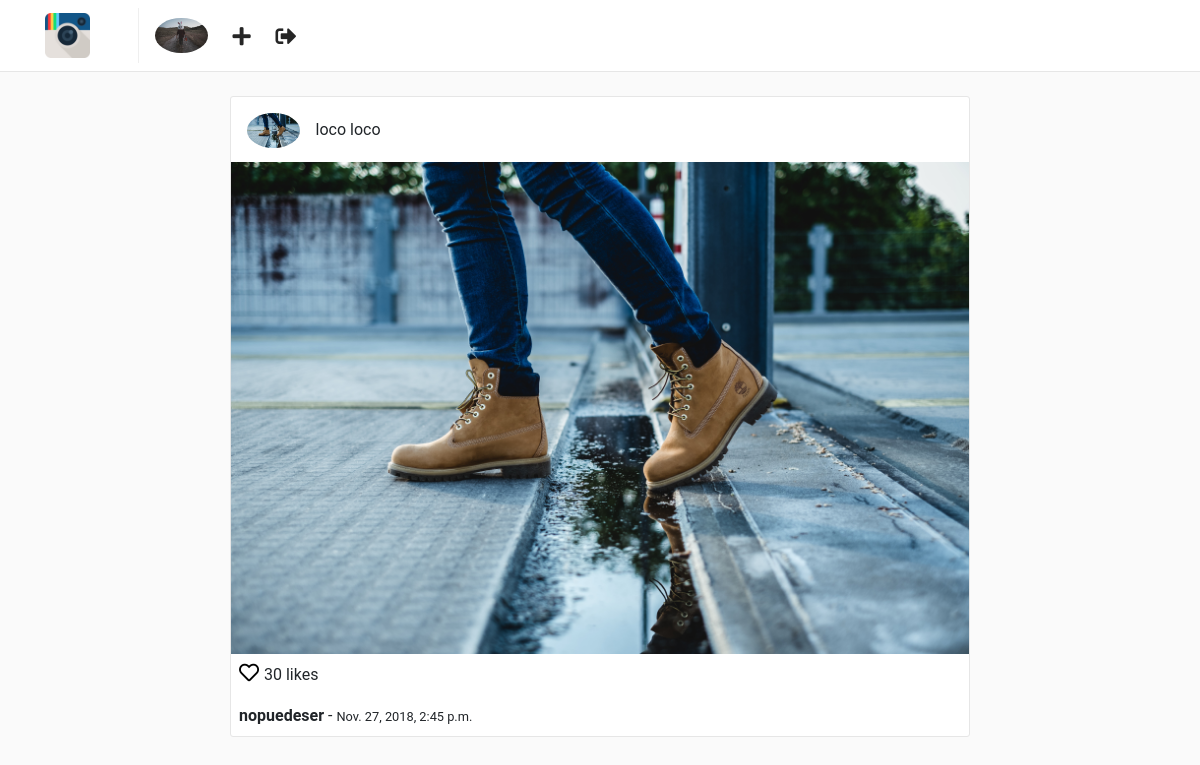
The page /posts/2/ (signed in) on the database its author committed.
### users/models.py (models this page shows, shortened)
class Profile(models.Model):
    user = models.OneToOneField(User, on_delete=models.CASCADE)
    website = models.URLField(max_length=200, blank=True)
    biography = models.TextField(blank=True)
    phone_number = models.CharField(max_length=20, blank=True)
    picture = models.ImageField(
        upload_to='users/pictures',
        blank=True,
        null=True
    )
    created = models.DateTimeField(auto_now_add=True)
    modified = models.DateTimeField(auto_now=True)

### posts/models.py (models this page shows, shortened)
class Post(models.Model):
    user = models.ForeignKey(User, on_delete=models.CASCADE)
    profile = models.ForeignKey('users.Profile', on_delete=models.CASCADE)
    title = models.CharField(max_length=255)
    photo = models.ImageField(upload_to='posts/photos')
    created = models.DateTimeField(auto_now_add=True)
    modified = models.DateTimeField(auto_now=True)

### posts/views.py (the view)
class PostDetailView(LoginRequiredMixin, DetailView):
    template_name = 'posts/detail.html'
    queryset = Post.objects.all()
    context_object_name = 'post'

### templates/posts/detail.html (shortened to what this page needs)
{% extends "base.html" %}
{% block container %}
    <div class="container">
        <div class="row">
            {% include "posts/post_card.html" %}
        </div>
    </div>
{% endblock %}

### templates/nav.html
{% load static %}
<nav class="navbar navbar-expand-lg fixed-top" id="main-navbar">
    <div class="container">
        <a class="navbar-brand pr-5" style="border-right: 1px solid #efefef;" href="{% url "posts:feed" %}">
            <img src="{% static "img/instagram.png" %}" height="45" class="d-inline-block align-top"/>
        </a>
        <div class="collapse navbar-collapse">
            <ul class="navbar-nav mr-auto">
                <li class="nav-item">
                    <a href="{% url "users:detail" request.user.username %}">
                        {% if request.user.profile.picture %}
                            <img src="{{ request.user.profile.picture.url }}" height="35" class="d-inline-block align-top rounded-circle"/>
                        {% else%}
                            <img src="{% static 'img/default-profile.png' %}" height="35" class="d-inline-block align-top rounded-circle"/>
                        {% endif %}
                    </a>
                </li>
                <li class="nav-item nav-icon">
                    <a href="{% url "posts:create" %}">
                        <i class="fas fa-plus"></i>
                    </a>
                </li>
                <li class="nav-item nav-icon">
                    <a href="{% url "users:logout" %}">
                        <i class="fas fa-sign-out-alt"></i>
                    </a>
                </li>
            </ul>
        </div>
    </div>
</nav>

### templates/posts/post_card.html
<div class="col-sm-12 col-md-8 offset-md-2 mt-5 p-0 post-container">
    <div class="media pt-3 pl-3 pb-1">
        <a href="{% url "users:detail" post.user.username %}">
            <img class="mr-3 rounded-circle" height="35" src="{{ post.profile.picture.url }}" alt="{{ post.user.get_full_name }}">
        </a>
        <div class="media-body">
            <p style="margin-top: 5px;">{{ post.user.get_full_name  }}</p>
        </div>
    </div>
    <img style="width: 100%;" src="{{ post.photo.url }}" alt="{{ post.title }}">
    <p class="mt-1 ml-2" >
        <a href="" style="color: #000; font-size: 20px;">
            <i class="far fa-heart"></i>
        </a> 30 likes
    </p>
    <p class="ml-2 mt-0 mb-2">
        <b>{{ post.title }}</b> - <small>{{ post.created }}</small>
    </p>
</div>

### static/css/main.css (style rules this page uses)
html, body { background: #fafafa; height: 100%; width: 100%; font-family: 'Roboto', sans-serif; }
#main-navbar { background: #fff; border-bottom: 1px solid rgba(0,0,0,.0975); }
.post-container { background: #fff; border: 1px solid #e6e6e6; border-radius: 3px; }
.nav-icon a { color: #262626; font-size: 1.3em; display: block; margin-top: .2em; margin-left: 1.2em; font-weight: 100; }

### rows shown on the page
Post: profile.picture (picture), user.get_full_name "loco loco", photo (picture), title "nopuedeser", created "Nov. 27, 2018, 2:45 p.m."
